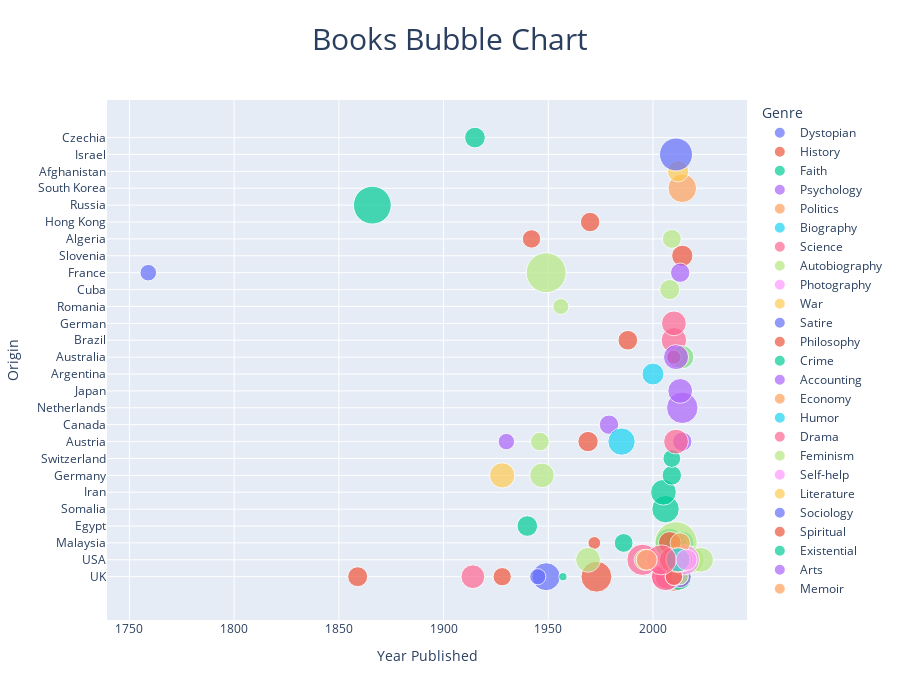

Notebook code for this chart:
### Code cell
#Bubble chart
fig = px.scatter(
    books, 
    x='Year Published', 
    y='Origin', color='Genre', size='Pages', title='Books Bubble Chart', 
    hover_data={'Title':True, 'Author':True},
    size_max=30
)

#Update layout
fig.update_layout(
    title_x=0.5,
    title_font_size=30,
    height=700
)

fig.show()

### Figure 1 — Plotly figure (JSON) as saved in the notebook; plotly's stock layout.template omitted (floating-point values rounded to 4 significant figures)
{"data": [{"customdata": [["1984", "George Orwell"], ["Animal Farm", "George Orwell"]], "hovertemplate": "Genre=Dystopian<br>Year Published=%{x}<br>Origin=%{y}<br>Pages=%{marker.size}<br>Title=%{customdata[0]}<br>Author=%{customdata[1]}<extra></extra>", "legendgroup": "Dystopian", "marker": {"color": "#636efa", "size": [368, 122], "sizemode": "area", "sizeref": 0.9367, "symbol": "circle"}, "mode": "markers", "name": "Dystopian", "orientation": "h", "showlegend": true, "type": "scatter", "x": [1949, 1945], "xaxis": "x", "y": ["UK", "UK"], "yaxis": "y"}, {"customdata": [["100 Headlines That Changed the World", "James Maloney"], ["A Brief History of How the Industrial Revolution Changed the World", "Thomas Crump"], ["Evolution the Human Story", "Alice Roberts"], ["Free Will", "Sam Harris"], ["I Used to Know That: World History", "Emma Marriott"], ["Islam dalam Sejarah dan Kebudayaan Melayu", "Syed Muhammad Naquib al-Attas"], ["The Ascent of Man", "Jacob Bronowski"]], "hovertemplate": "Genre=History<br>Year Published=%{x}<br>Origin=%{y}<br>Pages=%{marker.size}<br>Title=%{customdata[0]}<br>Author=%{customdata[1]}<extra></extra>", "legendgroup": "History", "marker": {"color": "#EF553B", "size": [309, 400, 256, 96, 176, 76, 448], "sizemode": "area", "sizeref": 0.9367, "symbol": "circle"}, "mode": "markers", "name": "History", "orientation": "h", "showlegend": true, "type": "scatter", "x": [2012, 2010, 2012, 2012, 2010, 1972, 1973], "xaxis": "x", "y": ["UK", "UK", "UK", "USA", "UK", "Malaysia", "UK"], "yaxis": "y"}, {"customdata": [["20 Principles", "Hassan Al Banna"], ["30-Second Religion", "Russell Re Manning"], ["ANTITHESIS", "Benz Ali"], ["F**K It Therapy", "John C. Parkin"], ["Hadith: A Re-evaluation", "Kassim Ahmad"], ["Infidel", "Ayaan Hirsi Ali"], ["Mengemudi Bahtera Perubahan Minda", "Mohd Asri Zainul Abidin"], ["No god but God", "Reza Aslan"], ["Religion Without God", "Ronald Dworkin"], ["The Atheist's Bible", "Joan Konner"], ["Theology of Tariq Ramadan", "Gregory Baum"], ["Travelog Minda Tajdid", "Mohd Asri Zainul Abidin"], ["What I Believe", "Tariq Ramadan"], ["Why I am not a Christian", "Bertrand Russell"]], "hovertemplate": "Genre=Faith<br>Year Published=%{x}<br>Origin=%{y}<br>Pages=%{marker.size}<br>Title=%{customdata[0]}<br>Author=%{customdata[1]}<extra></extra>", "legendgroup": "Faith", "marker": {"color": "#00cc96", "size": [200, 160, 253, 348, 166, 353, 400, 310, 192, 208, 178, 224, 148, 31], "sizemode": "area", "sizeref": 0.9367, "symbol": "circle"}, "mode": "markers", "name": "Faith", "orientation": "h", "showlegend": true, "type": "scatter", "x": [1940, 2011, 2014, 2012, 1986, 2006, 2008, 2005, 2013, 2007, 2009, 2011, 2009, 1957], "xaxis": "x", "y": ["Egypt", "UK", "Malaysia", "UK", "Malaysia", "Somalia", "Malaysia", "Iran", "USA", "USA", "Germany", "Malaysia", "Switzerland", "UK"], "yaxis": "y"}, {"customdata": [["30-Second Psychology ", "Christian Jarrett"], ["Adult Children of Emotionally Immature Parents", "Lindsay C. Gibson"], ["Civilization and Its Discontents", "Sigmund Freud"], ["Freud for Beginners", "Richard Appignanesi"], ["Freud Verbatim", "Sigmund Freud"], ["Freudian Slips", "Joel Levy"], ["Life Lessons From Freud", "Brett Kahr"], ["Quiet: The Power of Introverts in a World That Can't Stop Talking", "Susan Cain"], ["The Body Keeps the Score ", "Bessel van der Kolk"], ["The Courage to Be Disliked ", "Ichiro Kishimi"], ["The Examined Life", "Stephen Grosz"], ["The Moral Molecule", "Paul J. Zak"]], "hovertemplate": "Genre=Psychology<br>Year Published=%{x}<br>Origin=%{y}<br>Pages=%{marker.size}<br>Title=%{customdata[0]}<br>Author=%{customdata[1]}<extra></extra>", "legendgroup": "Psychology", "marker": {"color": "#ab63fa", "size": [160, 216, 127, 176, 176, 224, 118, 333, 464, 288, 240, 256], "sizemode": "area", "sizeref": 0.9367, "symbol": "circle"}, "mode": "markers", "name": "Psychology", "orientation": "h", "showlegend": true, "type": "scatter", "x": [2011, 2015, 1930, 1979, 2014, 2013, 2013, 2012, 2014, 2013, 2012, 2012], "xaxis": "x", "y": ["UK", "USA", "Austria", "Canada", "Austria", "UK", "UK", "USA", "Netherlands", "Japan", "USA", "USA"], "yaxis": "y"}, {"customdata": [["50 Political Ideas You Really Need to Know", "Ben Dupre"]], "hovertemplate": "Genre=Politics<br>Year Published=%{x}<br>Origin=%{y}<br>Pages=%{marker.size}<br>Title=%{customdata[0]}<br>Author=%{customdata[1]}<extra></extra>", "legendgroup": "Politics", "marker": {"color": "#FFA15A", "size": [208], "sizemode": "area", "sizeref": 0.9367, "symbol": "circle"}, "mode": "markers", "name": "Politics", "orientation": "h", "showlegend": true, "type": "scatter", "x": [2007], "xaxis": "x", "y": ["UK"], "yaxis": "y"}, {"customdata": [["A Brief Guide to Charles Darwin, His Life and Times", "Cyril Aydon"], ["Before I Die", "Candy Chang"], ["Latin America Diaries", "Ernesto Che Guevara"], ["Love Without Limits", "Nick Vujicic"], ["Sigmund Freud: His Life in Pictures and Words", "Ernst Freud"]], "hovertemplate": "Genre=Biography<br>Year Published=%{x}<br>Origin=%{y}<br>Pages=%{marker.size}<br>Title=%{customdata[0]}<br>Author=%{customdata[1]}<extra></extra>", "legendgroup": "Biography", "marker": {"color": "#19d3f3", "size": [352, 272, 226, 256, 350], "sizemode": "area", "sizeref": 0.9367, "symbol": "circle"}, "mode": "markers", "name": "Biography", "orientation": "h", "showlegend": true, "type": "scatter", "x": [2007, 2013, 2000, 2014, 1985], "xaxis": "x", "y": ["UK", "USA", "Argentina", "Australia", "Austria"], "yaxis": "y"}, {"customdata": [["A Brief History of the Universe", "J.P.  McEvoy"], ["A Tear at the Edge of Creation", "Marcelo Gleiser"], ["A Universe from Nothing", "Lawrence M. Krauss"], ["Conversations on Consciousness", "Susan Blackmore"], ["God Is Not Great", "Christopher Hitchens"], ["Supercooperators", "M.A. Nowak"], ["The Demon-Haunted World: Science as a Candle in the Dark", "Carl Sagan"], ["The God Delusion", "Richard Dawkins"], ["The Principles of Evolution.", "Joseph McCabe"], ["The Science of Sin: The Psychology of the Seven Deadlies ", "Simon M. Laham"], ["We Are All Stardust", "Stefan Klein"], ["Why Evolution Is True", "Jerry A. Coyne"]], "hovertemplate": "Genre=Science<br>Year Published=%{x}<br>Origin=%{y}<br>Pages=%{marker.size}<br>Title=%{customdata[0]}<br>Author=%{customdata[1]}<extra></extra>", "legendgroup": "Science", "marker": {"color": "#FF6692", "size": [317, 304, 204, 274, 307, 288, 459, 374, 264, 224, 288, 282], "sizemode": "area", "sizeref": 0.9367, "symbol": "circle"}, "mode": "markers", "name": "Science", "orientation": "h", "showlegend": true, "type": "scatter", "x": [2009, 2010, 2012, 2005, 2007, 2011, 1995, 2006, 1914, 2012, 2010, 2008], "xaxis": "x", "y": ["USA", "Brazil", "USA", "UK", "UK", "Austria", "USA", "UK", "UK", "Australia", "German", "USA"], "yaxis": "y"}, {"customdata": [["A Doctor in the House", "Mahathir Mohamad"], ["Educated", "Tara Westover"], ["I Know Why the Caged Bird Sings", "Maya Angelou"], ["Insatiable", "Asa Akira"], ["Into the Wild", "Jon Krakauer"], ["Man's Search for Meaning", "Viktor E. Frankl"], ["My Brief History", "Stephen Hawking"], ["Night ", "Elie Wiesel"], ["Remembering Che: My Life with Che Guevara", "Aleida March"], ["Shy: A Memoir", "Sian Prior"], ["The Diary of a Young Girl", "Anne Frank"], ["The Woman in Me", "Britney Spears"]], "hovertemplate": "Genre=Autobiography<br>Year Published=%{x}<br>Origin=%{y}<br>Pages=%{marker.size}<br>Title=%{customdata[0]}<br>Author=%{customdata[1]}<extra></extra>", "legendgroup": "Autobiography", "marker": {"color": "#B6E880", "size": [843, 352, 289, 256, 203, 165, 126, 120, 190, 252, 283, 288], "sizemode": "area", "sizeref": 0.9367, "symbol": "circle"}, "mode": "markers", "name": "Autobiography", "orientation": "h", "showlegend": true, "type": "scatter", "x": [2011, 2018, 1969, 2014, 1996, 1946, 2013, 1956, 2008, 2014, 1947, 2023], "xaxis": "x", "y": ["Malaysia", "USA", "USA", "USA", "USA", "Austria", "UK", "Romania", "Cuba", "Australia", "Germany", "USA"], "yaxis": "y"}, {"customdata": [["Agnosticism: A Very Short Introduction", "Robin Le Poidevin"], ["Humans of New York: Stories", "Brandon Stanton"], ["In the Shadow of Mountains", "Steve McCurry"]], "hovertemplate": "Genre=Photography<br>Year Published=%{x}<br>Origin=%{y}<br>Pages=%{marker.size}<br>Title=%{customdata[0]}<br>Author=%{customdata[1]}<extra></extra>", "legendgroup": "Photography", "marker": {"color": "#FF97FF", "size": [144, 428, 152], "sizemode": "area", "sizeref": 0.9367, "symbol": "circle"}, "mode": "markers", "name": "Photography", "orientation": "h", "showlegend": true, "type": "scatter", "x": [2010, 2015, 2007], "xaxis": "x", "y": ["UK", "USA", "USA"], "yaxis": "y"}, {"customdata": [["All Quiet on the Western Front", "Erich Maria Remarque"]], "hovertemplate": "Genre=War<br>Year Published=%{x}<br>Origin=%{y}<br>Pages=%{marker.size}<br>Title=%{customdata[0]}<br>Author=%{customdata[1]}<extra></extra>", "legendgroup": "War", "marker": {"color": "#FECB52", "size": [300], "sizemode": "area", "sizeref": 0.9367, "symbol": "circle"}, "mode": "markers", "name": "War", "orientation": "h", "showlegend": true, "type": "scatter", "x": [1928], "xaxis": "x", "y": ["Germany"], "yaxis": "y"}, {"customdata": [["Candide", "Voltaire"]], "hovertemplate": "Genre=Satire<br>Year Published=%{x}<br>Origin=%{y}<br>Pages=%{marker.size}<br>Title=%{customdata[0]}<br>Author=%{customdata[1]}<extra></extra>", "legendgroup": "Satire", "marker": {"color": "#636efa", "size": [129], "sizemode": "area", "sizeref": 0.9367, "symbol": "circle"}, "mode": "markers", "name": "Satire", "orientation": "h", "showlegend": true, "type": "scatter", "x": [1759], "xaxis": "x", "y": ["France"], "yaxis": "y"}, {"customdata": [["Civilization", "Clive  Bell"], ["Event", "Slavoj Zizek"], ["If You Can Read This", "Jack Bowen"], ["Mencari Jalan Pulang", "Kassim Ahmad"], ["On Beauty ", "Susan  Johnson"], ["On Certainty", "Ludwig Wittgenstein"], ["On Liberty", "John Stuart Mill"], ["Philosophy 101", "Paul Kleinman"], ["The Big Questions", "Steven E. Landsburg"], ["The Stranger", "Albert Camus"], ["The Trolley Problem", "Thomas Cathcart"], ["Wittgenstein's Conception of Philosophy", "K.T. Fann"], ["Would You Eat Your Cat? ", "Jeremy Stangroom"]], "hovertemplate": "Genre=Philosophy<br>Year Published=%{x}<br>Origin=%{y}<br>Pages=%{marker.size}<br>Title=%{customdata[0]}<br>Author=%{customdata[1]}<extra></extra>", "legendgroup": "Philosophy", "marker": {"color": "#EF553B", "size": [157, 212, 240, 243, 96, 194, 187, 288, 288, 159, 144, 178, 144], "sizemode": "area", "sizeref": 0.9367, "symbol": "circle"}, "mode": "markers", "name": "Philosophy", "orientation": "h", "showlegend": true, "type": "scatter", "x": [1928, 2014, 2010, 2008, 2010, 1969, 1859, 2013, 2009, 1942, 2013, 1970, 2010], "xaxis": "x", "y": ["UK", "Slovenia", "USA", "Malaysia", "Australia", "Austria", "UK", "USA", "USA", "Algeria", "USA", "Hong Kong", "UK"], "yaxis": "y"}, {"customdata": [["Crime and Punishment", "Fyodor Dostoevsky"]], "hovertemplate": "Genre=Crime<br>Year Published=%{x}<br>Origin=%{y}<br>Pages=%{marker.size}<br>Title=%{customdata[0]}<br>Author=%{customdata[1]}<extra></extra>", "legendgroup": "Crime", "marker": {"color": "#00cc96", "size": [671], "sizemode": "area", "sizeref": 0.9367, "symbol": "circle"}, "mode": "markers", "name": "Crime", "orientation": "h", "showlegend": true, "type": "scatter", "x": [1866], "xaxis": "x", "y": ["Russia"], "yaxis": "y"}, {"customdata": [["Double Entry", "Jane Gleeson-White"]], "hovertemplate": "Genre=Accounting<br>Year Published=%{x}<br>Origin=%{y}<br>Pages=%{marker.size}<br>Title=%{customdata[0]}<br>Author=%{customdata[1]}<extra></extra>", "legendgroup": "Accounting", "marker": {"color": "#ab63fa", "size": [294], "sizemode": "area", "sizeref": 0.9367, "symbol": "circle"}, "mode": "markers", "name": "Accounting", "orientation": "h", "showlegend": true, "type": "scatter", "x": [2011], "xaxis": "x", "y": ["Australia"], "yaxis": "y"}, {"customdata": [["Economics: The User's Guide", "Ha-Joon Chang"], ["Economix: How and Why Our Economy Works", "Michael    Goodwin"], ["Rich Malaysia, Poor Malaysians", "Anas Alam Faizli"]], "hovertemplate": "Genre=Economy<br>Year Published=%{x}<br>Origin=%{y}<br>Pages=%{marker.size}<br>Title=%{customdata[0]}<br>Author=%{customdata[1]}<extra></extra>", "legendgroup": "Economy", "marker": {"color": "#FFA15A", "size": [384, 304, 193], "sizemode": "area", "sizeref": 0.9367, "symbol": "circle"}, "mode": "markers", "name": "Economy", "orientation": "h", "showlegend": true, "type": "scatter", "x": [2014, 2012, 2013], "xaxis": "x", "y": ["South Korea", "USA", "Malaysia"], "yaxis": "y"}, {"customdata": [["Humblebrag: The Art of False Modesty", "Harris Wittels"]], "hovertemplate": "Genre=Humor<br>Year Published=%{x}<br>Origin=%{y}<br>Pages=%{marker.size}<br>Title=%{customdata[0]}<br>Author=%{customdata[1]}<extra></extra>", "legendgroup": "Humor", "marker": {"color": "#19d3f3", "size": [272], "sizemode": "area", "sizeref": 0.9367, "symbol": "circle"}, "mode": "markers", "name": "Humor", "orientation": "h", "showlegend": true, "type": "scatter", "x": [2012], "xaxis": "x", "y": ["USA"], "yaxis": "y"}, {"customdata": [["My Sister's Keeper", "Jodi Picoult"]], "hovertemplate": "Genre=Drama<br>Year Published=%{x}<br>Origin=%{y}<br>Pages=%{marker.size}<br>Title=%{customdata[0]}<br>Author=%{customdata[1]}<extra></extra>", "legendgroup": "Drama", "marker": {"color": "#FF6692", "size": [423], "sizemode": "area", "sizeref": 0.9367, "symbol": "circle"}, "mode": "markers", "name": "Drama", "orientation": "h", "showlegend": true, "type": "scatter", "x": [2004], "xaxis": "x", "y": ["USA"], "yaxis": "y"}, {"customdata": [["Questioning the Veil: Open Letters to Muslim Women", "Marnia Lazreg"], ["The Second Sex", "Simone de Beauvoir"]], "hovertemplate": "Genre=Feminism<br>Year Published=%{x}<br>Origin=%{y}<br>Pages=%{marker.size}<br>Title=%{customdata[0]}<br>Author=%{customdata[1]}<extra></extra>", "legendgroup": "Feminism", "marker": {"color": "#B6E880", "size": [168, 746], "sizemode": "area", "sizeref": 0.9367, "symbol": "circle"}, "mode": "markers", "name": "Feminism", "orientation": "h", "showlegend": true, "type": "scatter", "x": [2009, 1949], "xaxis": "x", "y": ["Algeria", "France"], "yaxis": "y"}, {"customdata": [["Rich Dad, Poor Dad", "Robert T. Kiyosaki"], ["The Subtle Art of Not Giving a F*ck", "Mark Manson"]], "hovertemplate": "Genre=Self-help<br>Year Published=%{x}<br>Origin=%{y}<br>Pages=%{marker.size}<br>Title=%{customdata[0]}<br>Author=%{customdata[1]}<extra></extra>", "legendgroup": "Self-help", "marker": {"color": "#FF97FF", "size": [195, 212], "sizemode": "area", "sizeref": 0.9367, "symbol": "circle"}, "mode": "markers", "name": "Self-help", "orientation": "h", "showlegend": true, "type": "scatter", "x": [1997, 2016], "xaxis": "x", "y": ["USA", "USA"], "yaxis": "y"}, {"customdata": [["Rumi's Little Book of Life", "Rumi "]], "hovertemplate": "Genre=Literature<br>Year Published=%{x}<br>Origin=%{y}<br>Pages=%{marker.size}<br>Title=%{customdata[0]}<br>Author=%{customdata[1]}<extra></extra>", "legendgroup": "Literature", "marker": {"color": "#FECB52", "size": [211], "sizemode": "area", "sizeref": 0.9367, "symbol": "circle"}, "mode": "markers", "name": "Literature", "orientation": "h", "showlegend": true, "type": "scatter", "x": [2012], "xaxis": "x", "y": ["Afghanistan"], "yaxis": "y"}, {"customdata": [["Sapiens: A Brief History of Humankind", "Yuval Noah Harari"]], "hovertemplate": "Genre=Sociology<br>Year Published=%{x}<br>Origin=%{y}<br>Pages=%{marker.size}<br>Title=%{customdata[0]}<br>Author=%{customdata[1]}<extra></extra>", "legendgroup": "Sociology", "marker": {"color": "#636efa", "size": [512], "sizemode": "area", "sizeref": 0.9367, "symbol": "circle"}, "mode": "markers", "name": "Sociology", "orientation": "h", "showlegend": true, "type": "scatter", "x": [2011], "xaxis": "x", "y": ["Israel"], "yaxis": "y"}, {"customdata": [["The Alchemist", "Paulo Coelho"]], "hovertemplate": "Genre=Spiritual<br>Year Published=%{x}<br>Origin=%{y}<br>Pages=%{marker.size}<br>Title=%{customdata[0]}<br>Author=%{customdata[1]}<extra></extra>", "legendgroup": "Spiritual", "marker": {"color": "#EF553B", "size": [182], "sizemode": "area", "sizeref": 0.9367, "symbol": "circle"}, "mode": "markers", "name": "Spiritual", "orientation": "h", "showlegend": true, "type": "scatter", "x": [1988], "xaxis": "x", "y": ["Brazil"], "yaxis": "y"}, {"customdata": [["The Metamorphosis", "Franz Kafka"]], "hovertemplate": "Genre=Existential<br>Year Published=%{x}<br>Origin=%{y}<br>Pages=%{marker.size}<br>Title=%{customdata[0]}<br>Author=%{customdata[1]}<extra></extra>", "legendgroup": "Existential", "marker": {"color": "#00cc96", "size": [201], "sizemode": "area", "sizeref": 0.9367, "symbol": "circle"}, "mode": "markers", "name": "Existential", "orientation": "h", "showlegend": true, "type": "scatter", "x": [1915], "xaxis": "x", "y": ["Czechia"], "yaxis": "y"}, {"customdata": [["The Museum of Scandals", "Elea Baucheron"]], "hovertemplate": "Genre=Arts<br>Year Published=%{x}<br>Origin=%{y}<br>Pages=%{marker.size}<br>Title=%{customdata[0]}<br>Author=%{customdata[1]}<extra></extra>", "legendgroup": "Arts", "marker": {"color": "#ab63fa", "size": [176], "sizemode": "area", "sizeref": 0.9367, "symbol": "circle"}, "mode": "markers", "name": "Arts", "orientation": "h", "showlegend": true, "type": "scatter", "x": [2013], "xaxis": "x", "y": ["France"], "yaxis": "y"}, {"customdata": [["Tuesdays with Morrie", "Mitch Albom"]], "hovertemplate": "Genre=Memoir<br>Year Published=%{x}<br>Origin=%{y}<br>Pages=%{marker.size}<br>Title=%{customdata[0]}<br>Author=%{customdata[1]}<extra></extra>", "legendgroup": "Memoir", "marker": {"color": "#FFA15A", "size": [210], "sizemode": "area", "sizeref": 0.9367, "symbol": "circle"}, "mode": "markers", "name": "Memoir", "orientation": "h", "showlegend": true, "type": "scatter", "x": [1997], "xaxis": "x", "y": ["USA"], "yaxis": "y"}], "layout": {"height": 700, "legend": {"itemsizing": "constant", "title": {"text": "Genre"}, "tracegroupgap": 0}, "title": {"font": {"size": 30}, "text": "Books Bubble Chart", "x": 0.5}, "xaxis": {"anchor": "y", "domain": [0, 1], "title": {"text": "Year Published"}}, "yaxis": {"anchor": "x", "domain": [0, 1], "title": {"text": "Origin"}}}}
